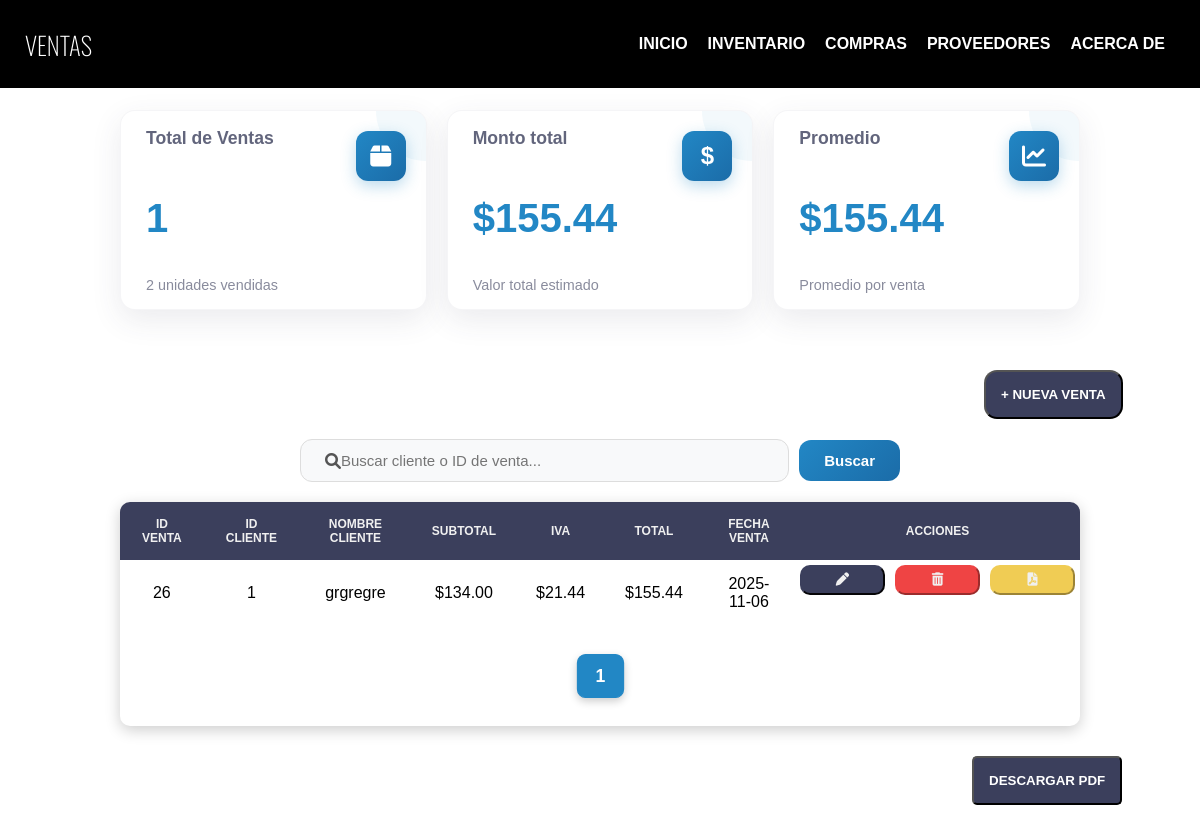
Screenshot of /DIEGO/ventas/ventas.php with the database file from the repository.
### tables this page shows
CREATE TABLE `ventas` (
  `id_ventas` int(11) NOT NULL,
  `Clientes_id_clientes` int(11) NOT NULL,
  `iva` float DEFAULT NULL,
  `total` float DEFAULT NULL,
  `fecha_venta` date NOT NULL
);

CREATE TABLE `clientes` (
  `id_clientes` int(11) NOT NULL,
  `nombre` varchar(100) DEFAULT NULL,
  `email` varchar(100) DEFAULT NULL,
  `telefono` varchar(15) DEFAULT NULL,
  `direccion` varchar(250) DEFAULT NULL,
  `ciudad` varchar(100) DEFAULT NULL,
  `estado` varchar(100) DEFAULT NULL,
  `codigo_postal` varchar(45) DEFAULT NULL,
  `fecha_registro` date DEFAULT NULL,
  `estatus` enum('Activo','Inactivo') DEFAULT NULL
);

### DIEGO/ventas/ventas.php (the view, shortened to what this page needs)
<?php
    include ("menu.php");
    $server = 'localhost:3306';
    $username = 'root';
    $password = '';
    $database ='sistemainventario';
    try {
        $con = new PDO("mysql:host=$server;dbname=$database;", $username, $password);
        $con->setAttribute(PDO::ATTR_ERRMODE, PDO::ERRMODE_EXCEPTION);
    } catch(PDOException $e) { die("Error: " . $e->getMessage()); }
    $busqueda = $_GET['buscar'] ?? '';
    $por_pagina = 10;
    $pagina = isset($_GET['pagina']) ? (int)$_GET['pagina'] : 1;
    $inicio = ($pagina - 1) * $por_pagina;
    $filtro = "";
    $sql_global_count = "SELECT COUNT(*) FROM ventas";
    $stmt_gc = $con->query($sql_global_count);
    $total_global_registros = $stmt_gc->fetchColumn();
    $sql_global_units = "SELECT SUM(cantidad) FROM ventas_productos";
    $stmt_gu = $con->query($sql_global_units);
    $total_global_unidades = $stmt_gu->fetchColumn() ?: 0;
    $sql_global_money = "SELECT SUM(total) FROM ventas";
    $stmt_gm = $con->query($sql_global_money);
    $total_global_ingresos = $stmt_gm->fetchColumn() ?: 0;
    $promedio_global = ($total_global_registros > 0) ? ($total_global_ingresos / $total_global_registros) : 0;
    $sql_count_filter = "SELECT COUNT(*) FROM ventas v JOIN clientes c ON v.Clientes_id_clientes = c.id_clientes $filtro";
    $stmt_cf = $con->prepare($sql_count_filter);
    $stmt_cf->execute();
    $total_registros_filtrados = $stmt_cf->fetchColumn();
    $total_paginas = ceil($total_registros_filtrados / $por_pagina) ?: 1;
    $sql_data = "SELECT v.id_ventas, v.Clientes_id_clientes as id_cliente, c.nombre as nombre_cliente,
                        v.iva, v.total, v.fecha_venta, (v.total - v.iva) as subtotal
                 FROM ventas v
                 JOIN clientes c ON v.Clientes_id_clientes = c.id_clientes
                 $filtro
                 ORDER BY v.id_ventas DESC
                 LIMIT :inicio, :por_pagina";
    $stmt = $con->prepare($sql_data);
    $stmt->bindValue(':inicio', $inicio, PDO::PARAM_INT);
    $stmt->bindValue(':por_pagina', $por_pagina, PDO::PARAM_INT);
    $stmt->execute();
    $ventas = $stmt->fetchAll(PDO::FETCH_ASSOC);
?>
<!DOCTYPE html>
<html lang="es">
<head>
    <link rel="stylesheet" href="https://cdnjs.cloudflare.com/ajax/libs/font-awesome/6.0.0-beta3/css/all.min.css">
    <link rel="stylesheet" href="ventas.css">
</head>
<body>
    <div class="scroll"></div>
    <div class="informacion">
        <div class="cuadro1">
            <span class="icono-producto"><i class="fas fa-box"></i></span>
            <h2>Total de Ventas</h2>
            <p><?php echo $total_global_registros; ?></p>
            <p><?php echo $total_global_unidades; ?> unidades vendidas</p>
        </div>
        <div class="cuadro2">
            <span class="icono-dolar">$</span>
            <h2>Monto total</h2>
            <p>$<?php echo number_format($total_global_ingresos, 2); ?></p>
            <p>Valor total estimado</p>
        </div>
        <div class="cuadro3">
            <span class="icono-dolar"><i class="fas fa-chart-line"></i></span>
            <h2>Promedio</h2>
            <p>$<?php echo number_format($promedio_global, 2); ?></p>
            <p>Promedio por venta</p>
        </div>
    </div>
        <div><button id="btnAbrirFormulario">+ NUEVA VENTA</button></div>
        <form action="ventas.php" method="GET" class="buscar">
            <div class="input-box" >
                <input type="text" name="buscar" placeholder="Buscar cliente o ID de venta..." value="<?php echo $busqueda; ?>">
                <button type="submit" class="btnBuscar" >Buscar</button>
            </div>
        </form>
    <div class="table-container" id="tabla1">
        <table>
            <thead>
                <tr>
                    <th>ID VENTA</th><th>ID CLIENTE</th><th>NOMBRE CLIENTE</th><th>SUBTOTAL</th><th>IVA</th><th>TOTAL</th><th>FECHA VENTA</th><th class="acciones">ACCIONES</th>
                </tr>
            </thead>
            <tbody id="tablaVentasBody">
                <?php if(count($ventas) > 0): ?>
                    <?php foreach($ventas as $v): ?>
                        <tr>
                            <td><?php echo $v['id_ventas']; ?></td>
                            <td><?php echo $v['id_cliente']; ?></td>
                            <td><?php echo $v['nombre_cliente']; ?></td>
                            <td>$<?php echo number_format($v['subtotal'], 2); ?></td>
                            <td>$<?php echo number_format($v['iva'], 2); ?></td>
                            <td>$<?php echo number_format($v['total'], 2); ?></td>
                            <td><?php echo $v['fecha_venta']; ?></td>
                            <td class="celda-acciones">
                                <button class="btn-modificar" data-id="<?php echo $v['id_ventas']; ?>"><i class="fas fa-pen"></i></button>
                                <button class="btn-eliminar" data-id="<?php echo $v['id_ventas']; ?>"><i class="fas fa-trash-alt"></i></button>
                                <button class="btn-pdf" data-id="<?php echo $v['id_ventas']; ?>"><i class="fas fa-file-pdf"></i></button>
                            </td>
                        </tr>
                    <?php endforeach; ?>
                <?php else: ?>
                    <tr><td colspan="8" style="text-align:center; padding:20px;">No se encontraron resultados para "<?php echo $busqueda; ?>"</td></tr>
                <?php endif; ?>
            </tbody>
        </table>
        <div class="paginacion">
            <?php $link = "?buscar=$busqueda&pagina="; ?>
            <?php for ($i = 1; $i <= $total_paginas; $i++): ?>
                <a href="<?php echo $link . $i; ?>" class="<?php echo $i == $pagina ? 'activo' : ''; ?>">
                    <?php echo $i; ?>
                </a>
            <?php endfor; ?>
        </div>
    </div>
    <button id="descargarPDF">DESCARGAR PDF</button>
    <div class="scroll"></div>
</body>
</html>

### rows the page displays
ventas: id_ventas "26", Clientes_id_clientes "1", Clientes_id_clientes.nombre "grgregre", subtotal "134.00", iva "21.44", total "155.44", fecha_venta "2025-11-06"

### other values shown
$total_global_registros "1"
$total_global_unidades "2"
$total_global_ingresos "155.44"
$promedio_global "155.44"
